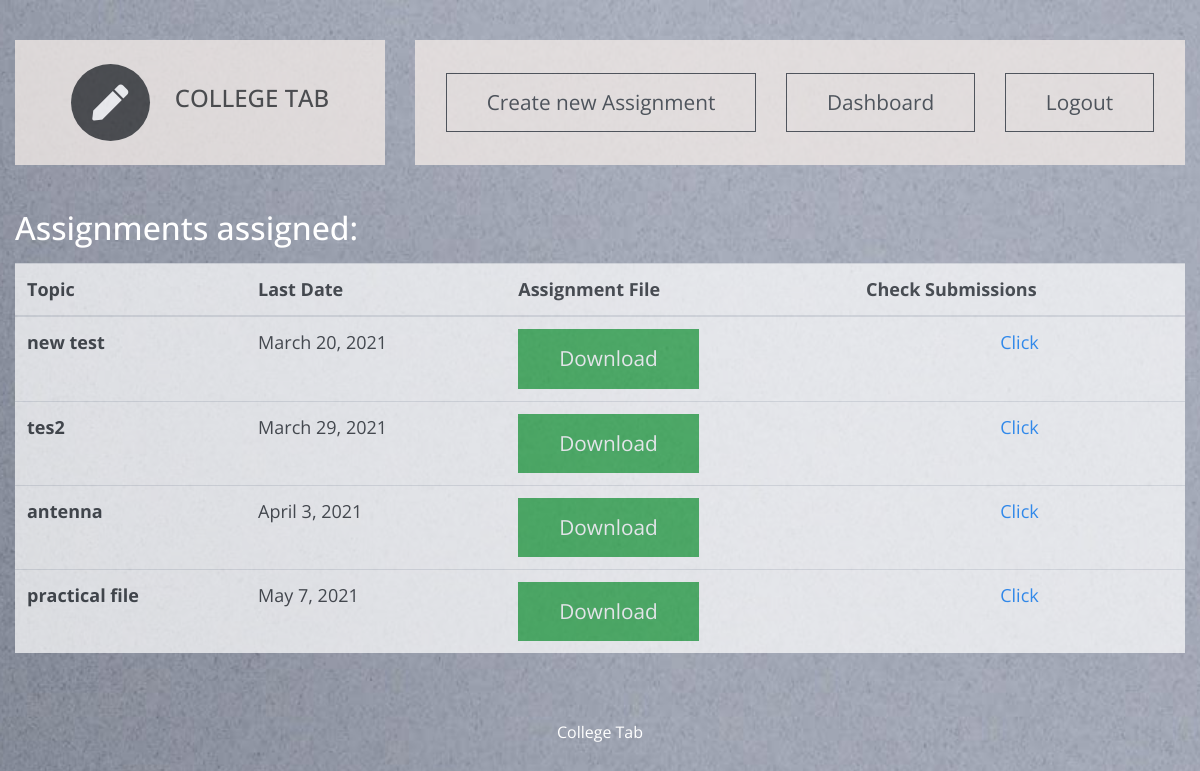
Page /t_dashboard/t_sub_assign/2/IT-602/1 (signed in) on the earlier database version.
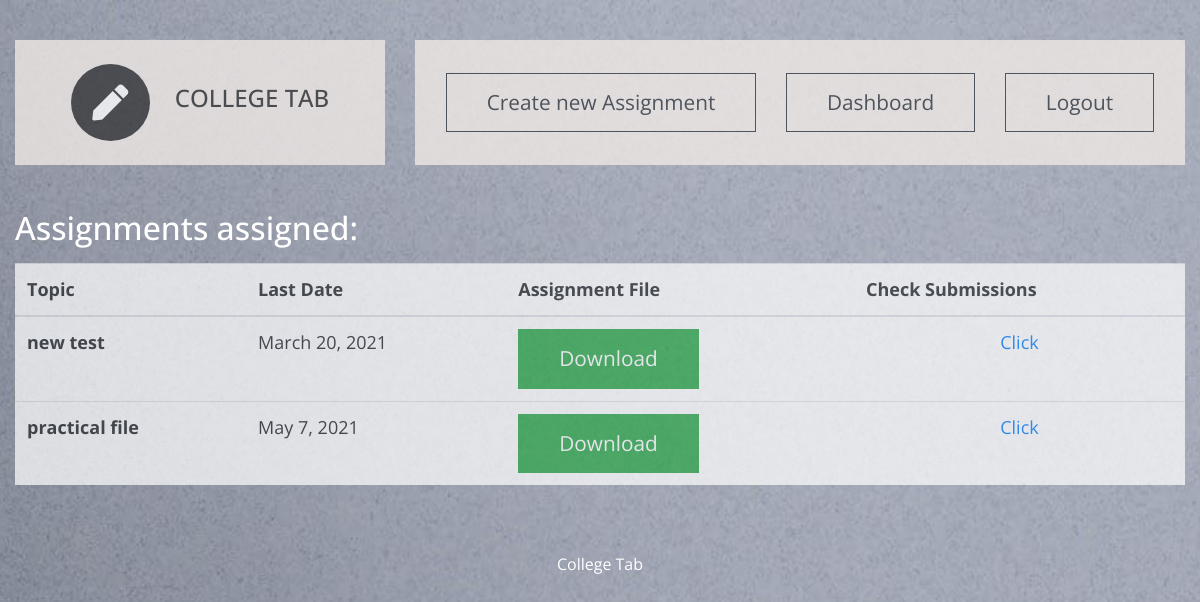
Same page on the later database version.
### ctapp/models.py (models this page shows, shortened)
class assignment(models.Model):
    c_id  = models.ForeignKey(Class,on_delete=models.CASCADE)   #class id
    s_id = models.ForeignKey(subject,on_delete=models.CASCADE)  #subject id
    t_id = models.ForeignKey(teacher,on_delete=models.CASCADE)  #teacher id
    topic = models.CharField(max_length=50)
    last_date = models.DateField()
    assignfile = models.FileField(upload_to=get_directory_for_assignment_details,default="p.pdf")

### ctapp/views.py (the view, shortened to what this page needs)
# urls.py: path('t_sub_assign/<int:id>/<str:sub_id>/<int:class_id>', views.teacher_subject_assign,name='t_subject_assignment_list'),#list of assign
@login_required(login_url='t_login/')
def teacher_subject_assign(request, id, sub_id,class_id):           # to list assignements given subject and class
    form = AssignCreateForm()
    template = loader.get_template('teacher dashboard assignments.html')
    print(id,sub_id,class_id)
    current_teacher = teacher.objects.get(id=id)
    current_subject = subject.objects.get(subject_code=sub_id)
    current_class=Class.objects.get(id=class_id)
    assignment_list = get_assignment_teacher(current_subject,current_teacher)
    context = {'teacher':current_teacher,'assignment_list':assignment_list,'subject':current_subject,'class':current_class,'form':form}
    return HttpResponse(template.render(context, request))

### ctapp/views.py (called while the page is built)
def get_assignment_teacher(current_subject,current_teacher):
    try:
        return assignment.objects.filter(t_id=current_teacher).filter(s_id=current_subject)
    except teacher_assign.DoesNotExist:
        return False

### ctapp/templates/teacher dashboard assignments.html (shortened to what this page needs)
<!DOCTYPE html>
<html lang="en">
{% load static %}
{% load widget_tweaks %}
  <head>
    <link rel="stylesheet" href="{% static 'css/all.min.css' %}" />
    <link rel="stylesheet" href="{% static 'css/bootstrap.min.css' %}" />
    <link rel="stylesheet" href="{% static 'css/templatemo-style.css' %}" />
  </head>
  <body id="assignmentPage">
    <div class="parallax-window" data-parallax="scroll" data-image-src="{% static 'img/assignments.jpg' %}">
      <div class="container-fluid">
        <div class="row tm-brand-row">
          <div class="col-lg-4 col-11">
            <div class="tm-brand-container tm-bg-white-transparent">
              <i class="fas fa-2x fa-pen tm-brand-icon"></i>
              <div class="tm-brand-texts">
                <h1 class="text-uppercase tm-brand-name">College Tab</h1>
              </div>
            </div>
          </div>
          <div class="col-lg-8 col-1">
            <div class="tm-nav">
              <nav
                class="navbar navbar-expand-lg navbar-light tm-bg-white-transparent tm-navbar">
                <div class="collapse navbar-collapse" id="navbarNav">
                  <ul class="navbar-nav">
                    <li class="nav-item">
                        <button data-toggle="collapse" data-target="#uploader" class="btn btn-outline-dark">Create new Assignment</a>
                    </li>
                    <li class="nav-item">
                      <a href="{% url 'teacher:t_db' teacher.id %}" class="btn btn-outline-dark">
                        Dashboard
                      </a>
                    </li>
                    <li class="nav-item">
                      <a href="{% url 't_logout' %}" class="btn btn-outline-dark">
                        Logout
                      </a>
                    </li>
                  </ul>
                </div>
              </nav>
            </div>
          </div>
        </div>
        <section class="row" id="tmServices">
            <div class="col-12">
              <p><h2 style="color:white;">Assignments assigned:</h2></p>
                  <div id="assignments">
                    <table class="table table-hover">
                      <thead>
                        <tr>
                          <th scope="col">Topic</th>
                          <th scope="col">Last Date</th>
                          <th scope="col">Assignment File</th>
                          <th scope="col">Check Submissions</th>
                        </tr>
                      </thead>
                      <tbody>
                        {% for a in assignment_list %}
                        <tr>
                          <th scope="row">{{a.topic}}</th>
                          <td>{{a.last_date}}</td>
                          <td><a href="{{ a.assignfile.url }}" download class="btn btn-success assign_btn">Download</a></td>
                          <td class="text-center"><a href="{% url 'teacher:t_assign_submit' teacher.id subject.subject_code class.id a.id %}">Click</a></td>
                        </tr>
                        {% endfor %}
                      </tbody>
                    </table>
                  </div>
            </div>
        </section>
         <footer class="row">
            <p class="col-12 text-white text-center tm-copyright-text">
              College Tab
            </p>
          </footer>
        </div>
      </div>
    </body>
  </html>

Differences in the rows shown:
removed assignment: topic "tes2", last_date "March 29, 2021"
removed assignment: topic "antenna", last_date "April 3, 2021"
